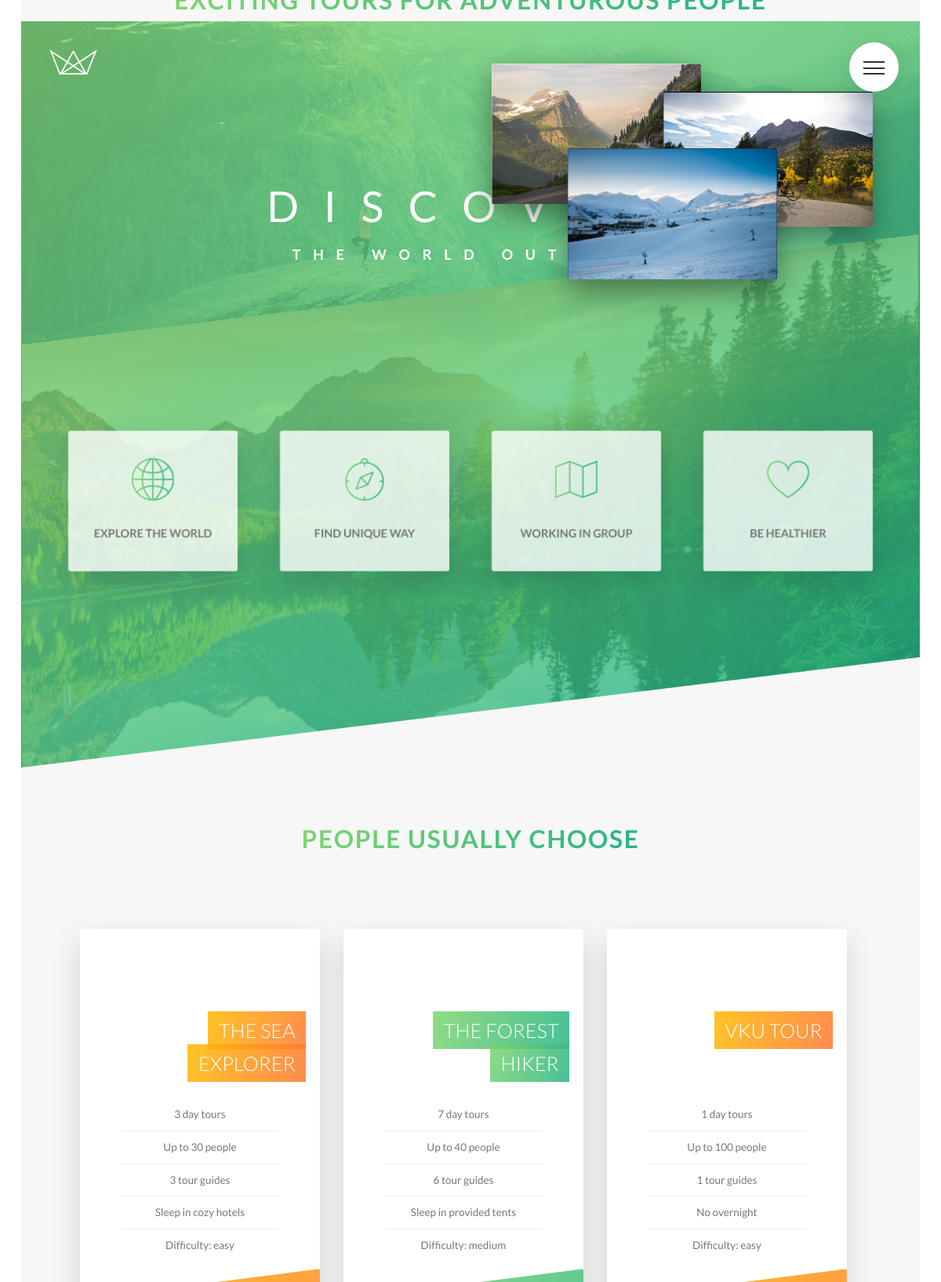
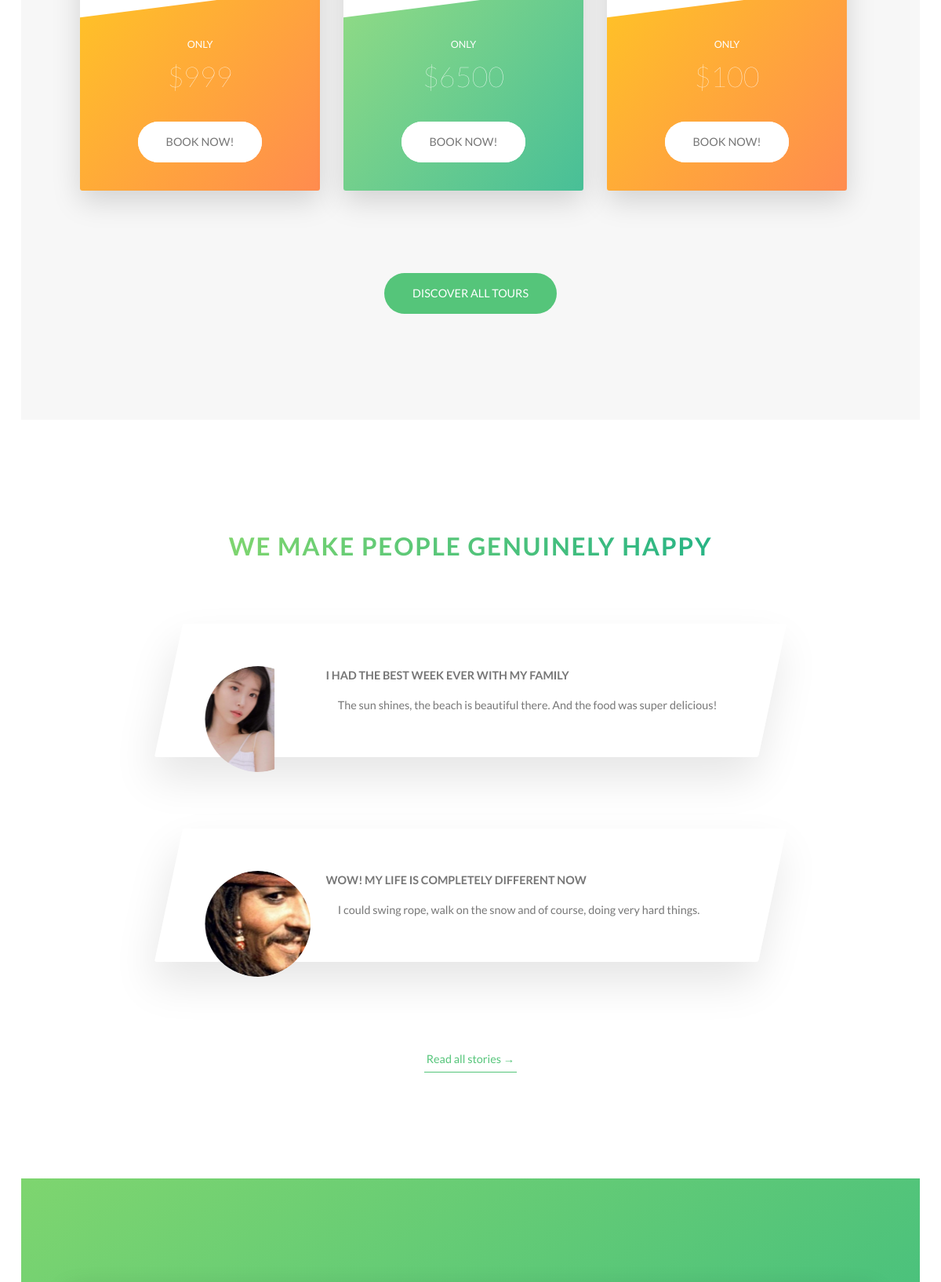
The page / (upper part) on the database its author committed (2 pictures, top to bottom).
### tables this page shows
CREATE TABLE `discover_tour` (
  `id_discover_tour` int(11) NOT NULL,
  `name` varchar(255) NOT NULL,
  `img` varchar(255) NOT NULL,
  `time` int(11) NOT NULL,
  `peonum` int(11) NOT NULL,
  `tournum` int(11) NOT NULL,
  `sleep` varchar(255) NOT NULL,
  `difficulty` varchar(255) NOT NULL,
  `price` int(11) NOT NULL
);

### index.php (the view, shortened to what this page needs)
<!DOCTYPE html>
<html lang="en">
    <head>
        <link rel="stylesheet" href="css/style.css">
    </head>
    <body>
        <div class="navigation">
            <label for="navi-toggle" class="navigation__button">
                <span class="navigation__icon">&nbsp;</span>
            </label>
        </div>
        <header class="header">
            <div class="header__logo-box">
                <a href="index.php"><img src="img/logo-white.png" alt="Logo" class="header__logo"></a>
            </div>
            <div class="header__text-box">
                <h1 class="heading-primary">
                    <span class="heading-primary--main">Discover</span>
                    <span class="heading-primary--sub">the world outside</span>
                </h1>
                <a href="#section-tours" class="btn btn--white btn--animated">Our tours</a>
            </div>
        </header>
        <main>
            <section class="section-about">
                <div class="u-center-text u-margin-bottom-big">
                    <h2 class="heading-secondary">
                    </h2>
                </div>
                <div class="row">
                    <div class="col-1-of-2">
                        <h3 class="heading-tertiary u-margin-bottom-small">You're going to fall in love with the outside world</h3>
                        <h3 class="heading-tertiary u-margin-bottom-small">Experience you never have before</h3>
                        <a href="#" class="btn-text">Learn more &rarr;</a>
                    </div>
                    <div class="col-1-of-2">
                        <div class="composition">
                            <img srcset="img/nat-1.png 300w, img/nat-1-large.png 1000w"
                                 sizes="(max-width: 56.25em) 20vw, (max-width: 37.5em) 30vw, 300px"
                                 alt="Photo 1"
                                 class="composition__photo composition__photo--p1"
                                 src="img/nat-1-large.png">
                            <img srcset="img/nat-3.png 300w, img/nat-3-large.png 1000w"
                                 sizes="(max-width: 56.25em) 20vw, (max-width: 37.5em) 30vw, 300px"
                                 alt="Photo 3"
                                 class="composition__photo composition__photo--p3"
                                 src="img/nat-3-large.png">
                        </div>
                    </div>
                </div>
            </section>
            <section class="section-features">
                <div class="row">
                    <div class="col-1-of-4">
                        <div class="feature-box">
                            <i class="feature-box__icon icon-basic-world"></i>
                            <h3 class="heading-tertiary u-margin-bottom-small">Explore the world</h3>
                        </div>
                    </div>
                    <div class="col-1-of-4">
                        <div class="feature-box">
                            <i class="feature-box__icon icon-basic-compass"></i>
                            <h3 class="heading-tertiary u-margin-bottom-small">Find unique way</h3>
                        </div>
                    </div>
                    <div class="col-1-of-4">
                        <div class="feature-box">
                            <i class="feature-box__icon icon-basic-map"></i>
                            <h3 class="heading-tertiary u-margin-bottom-small">Working in group</h3>
                        </div>
                    </div>
                    <div class="col-1-of-4">
                        <div class="feature-box">
                            <i class="feature-box__icon icon-basic-heart"></i>
                            <h3 class="heading-tertiary u-margin-bottom-small">Be Healthier</h3>
                        </div>
                    </div>
                </div>
            </section>
            <section class="section-tours" id="section-tours">
                <div class="u-center-text u-margin-bottom-big">
                    <h2 class="heading-secondary">
                    </h2>
                </div>
                <div class="row">
                <?php
                                        $servername = "localhost";
                                        $username = "root";
                                        $password = "";
                                        $database = "dacs1";
                                        $conn = new mysqli($servername, $username, $password, $database);
                                        $sql = "SELECT * FROM discover_tour";
                                        $result = $conn->query($sql);
                                        if ($result->num_rows > 0) {
                                            $i = 0;
                                            while($row = $result->fetch_assoc()) {
                                                if ($i == 3){
                                                    break;
                                                }
                                                    if ($row["difficulty"] == "easy")
                                                        $color = 'background-image: -webkit-gradient(linear, left top, right bottom, from(rgba(255, 185, 0, 0.85)), to(rgba(255, 119, 48, 0.85)));
                                                        /* background-image: linear-gradient(to right bottom, rgba(255, 185, 0, 0.85), rgba(255, 119, 48, 0.85));';
                                                    if ($row["difficulty"] == "medium")
                                                        $color = 'background-image: -webkit-gradient(linear, left top, right bottom, from(rgba(126, 213, 111, 0.85)), to(rgba(40, 180, 133, 0.85)));
                                                        /* background-image: linear-gradient(to right bottom, rgba(126, 213, 111, 0.85), rgba(40, 180, 133, 0.85));';
                                                        echo '
                                                        <div class="col-1-of-3" style="margin: 15px; " >
                                                            <div class="card">
                                                                <div class="card__side card__side--front">
                                                                    <div class="card__picture "
                                                                        style="
                                                                        background-image: -webkit-gradient(linear, left top, right bottom), url('.$row["img"].');
                                                                        background-image: linear-gradient(to right bottom), url('.$row["img"].');">
                                                                    </div>
                                                                    <h4 class="card__heading">
                                                                        <span class="card__heading-span"; style= "'.$color.'">
                                                                            '.$row["name"].'
                                                                        </span>
                                                                    </h4>
                                                                    <div class="card__details">
                                                                        <ul>
                                                                            <li>'.$row["time"].' day tours</li>
                                                                            <li>Up to '.$row["peonum"].' people</li>
                                                                            <li>'.$row["tournum"].' tour guides</li>
                                                                            <li>'.$row["sleep"].'</li>
                                                                            <li>Difficulty: '.$row["difficulty"].'</li>
                                                                        </ul>
                                                                    </div>
                                                                </div>
                                                                <div class="card__side card__side--back"; style="'.$color.'">
                                                                    <div class="card__cta">
                                                                        <div class="card__price-box">
                                                                            <p class="card__price-only">Only</p>
                                                                            <p class="card__price-value">$'.$row["price"].'</p>
                                                                        </div>
                                                                        <a href="#popup" class="btn btn--white">Book now!</a>
                                                                    </div>
                                                                </div>
                                                            </div>
                                                        </div>
                                                    ';
                                                $i++;
                                            }
                                        } else {
                                            echo "0 results";
                                        }
                ?>
            </div>
                <div class="u-center-text u-margin-top-huge">
                    <a href="discover_all_tour.php" class="btn btn--green">Discover all tours</a>
                </div>
            </section>
            <section class="section-stories">
                <div class="bg-video">
                    <video class="bg-video__content" autoplay muted loop>
                        <source src="img/video.mp4" type="video/mp4">
                        <source src="img/video.webm" type="video/webm">
                    </video>
                </div>
                <div class="u-center-text u-margin-bottom-big">
                    <h2 class="heading-secondary">
                    </h2>
                </div>
                <div class="row">
                    <div class="story">
                        <figure class="story__shape">
                            <img src="img/nat-8.jpg" alt="Person on a tour" class="story__img">
                        </figure>
                        <div class="story__text">
                            <h3 class="heading-tertiary u-margin-bottom-small">I had the best week ever with my family</h3>
                            <p>
                                The sun shines, the beach is beautiful there. And the food was super delicious!
                            </p>
                        </div>
                    </div>
                </div>
                <div class="row">
                    <div class="story">
                        <figure class="story__shape">
                            <img src="img/nat-9.png" alt="Person on a tour" class="story__img">
                        </figure>
                        <div class="story__text">
                            <h3 class="heading-tertiary u-margin-bottom-small">WOW! My life is completely different now</h3>
                            <p>
                                I could swing rope, walk on the snow and of course, doing very hard things.
                            </p>
                        </div>
                    </div>
                </div>
                <div class="u-center-text u-margin-top-huge">
                    <a href="#" class="btn-text">Read all stories &rarr;</a>
                </div>
            </section>
            <section class="section-book">
            </section>
        </main>
    </body>
</html>

### rows shown on the page
discover_tour: name "THE SEA EXPLORER", time "3", peonum "30", tournum "3", sleep "Sleep in cozy hotels", difficulty "easy", price "999"
discover_tour: name "THE FOREST HIKER", time "7", peonum "40", tournum "6", sleep "Sleep in provided tents", difficulty "medium", price "6500"
discover_tour: name "VKU TOUR", time "1", peonum "100", tournum "1", sleep "No overnight", difficulty "easy", price "100"
